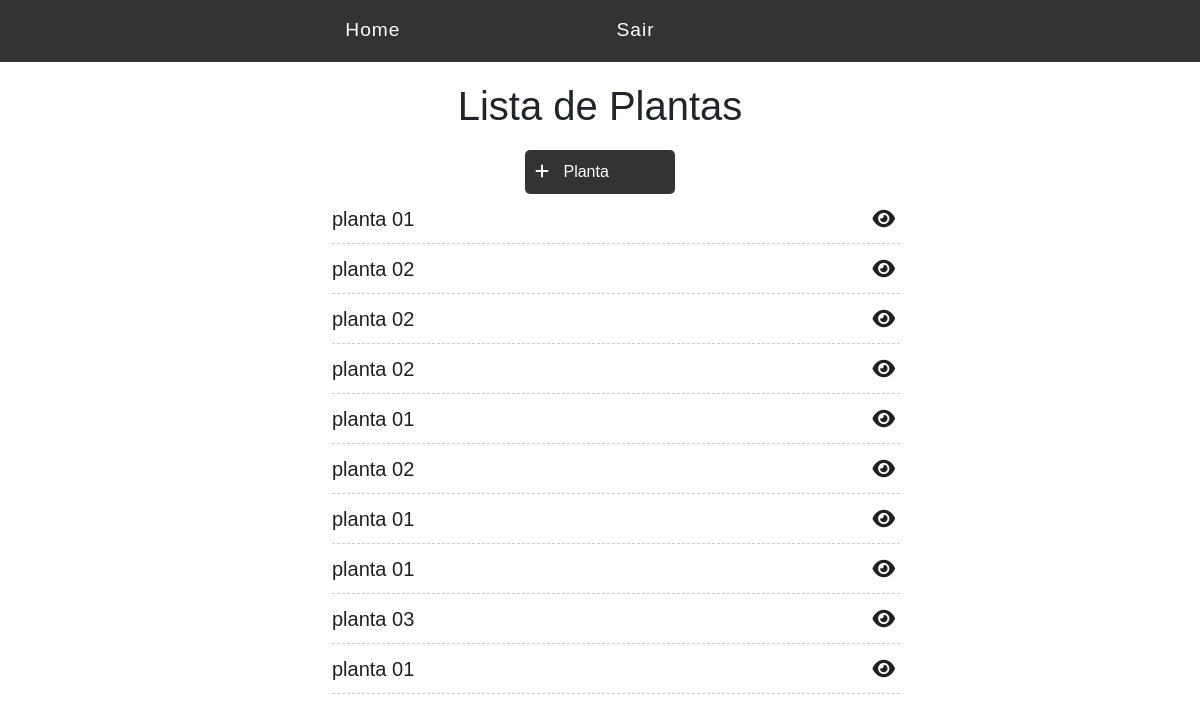
The app's page / (signed in), older data.
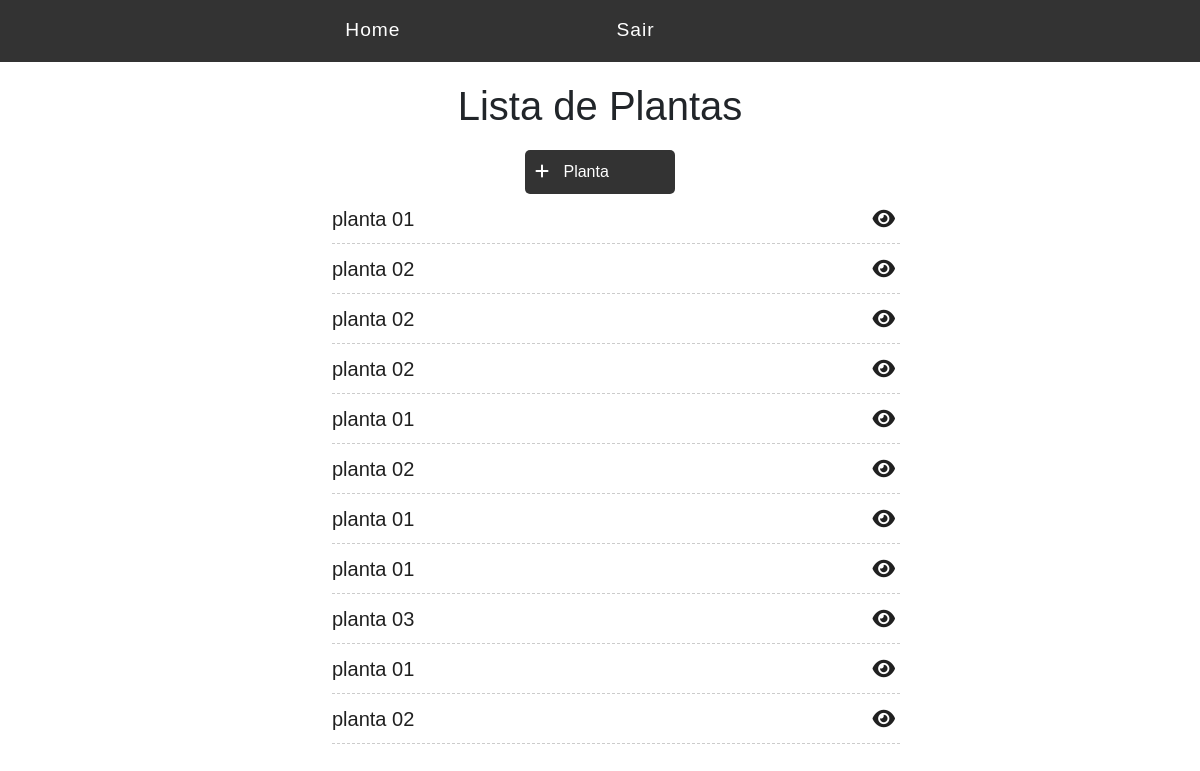
The same page, newer data.
### trees/models.py (models this page shows, shortened)
class Plant(models.Model):
    age = models.IntegerField()
    planted_at = models.DateTimeField(auto_now_add=True)
    user = models.ForeignKey(User, on_delete=models.CASCADE,  null=True, blank=True)
    tree = models.ForeignKey(Tree, on_delete=models.CASCADE)
    location = models.ForeignKey(Location, on_delete=models.CASCADE , null=True)
    account = models.ForeignKey(Account, on_delete=models.CASCADE)
    def __str__(self):
        return self.tree.name

class Tree(models.Model):
    name = models.CharField(max_length=100)
    scientific_name = models.CharField(max_length=100)

### trees/views.py (the view)
# urls.py: path('', Plant_list, name='plant-list'),
@login_required
def Plant_list(request):
    planted_tree_list = Plant.objects.filter(user=request.user)
    return render(request, 'plant/list.html', {'tree': planted_tree_list})

### templates/plant/list.html (shortened to what this page needs)
{% extends 'base.html' %}
{% block content %}
<div class="offset-1 col-10 list-div container-lista">
    <h1>Lista de Plantas</h1>
    <a id="add-link" class="btn-add" href="create/">
        <div class="col-2 add-div">
            <i class="fas fa-plus"></i> Planta
        </div>
    </a>
    <ul class="taks-list">
        {% for tree in tree %}
        <li class="task-item">
            <span><a href="plant/{{tree.id}}">{{tree}}</a></span>
            <a href="plant/{{tree.id}}"><span><i class="fa-solid fa-eye"></i></span></a>
        </li>
        {% endfor %}
    </ul>
</div>
{% endblock %}

Row changes from the older to the newer data that the page shows:
added Plant: tree.name "planta 02"
